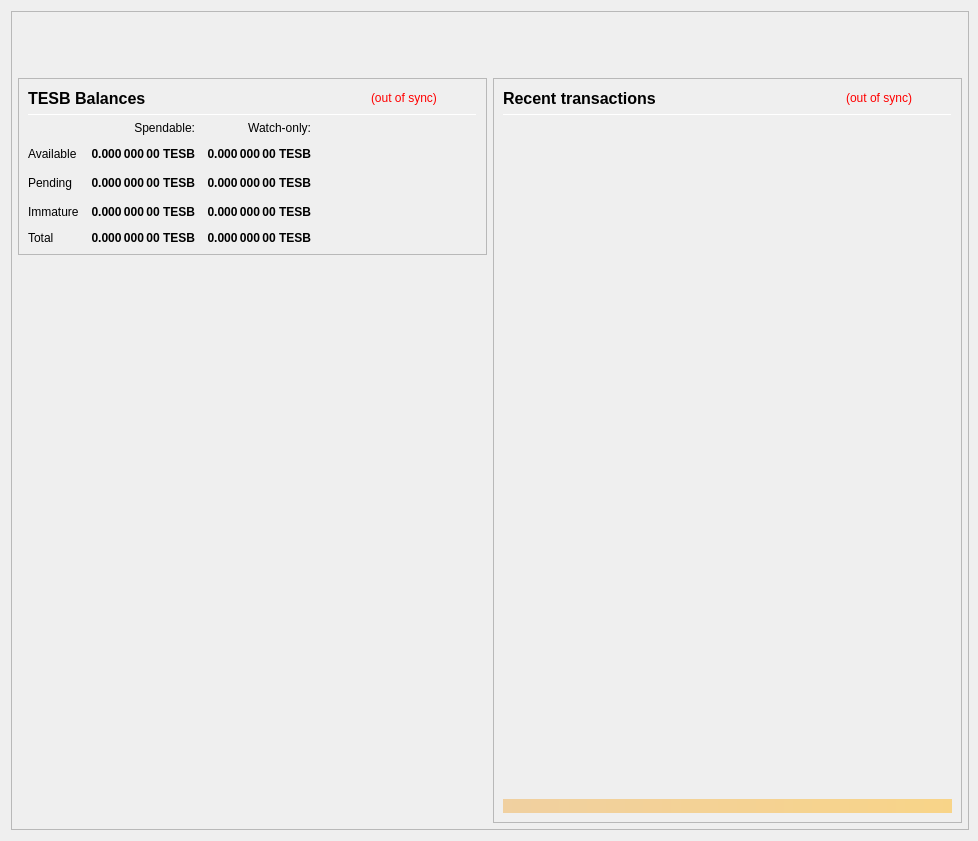
<?xml version="1.0" encoding="UTF-8"?>
<ui version="4.0">
 <class>OverviewPage</class>
 <widget class="QWidget" name="OverviewPage">
  <property name="geometry">
   <rect>
    <x>0</x>
    <y>0</y>
    <width>978</width>
    <height>841</height>
   </rect>
  </property>
  <property name="minimumSize">
   <size>
    <width>960</width>
    <height>682</height>
   </size>
  </property>
  <property name="font">
   <font>
    <weight>50</weight>
    <bold>false</bold>
   </font>
  </property>
  <property name="windowTitle">
   <string>Form</string>
  </property>
  <layout class="QVBoxLayout" name="topLayout" stretch="0">
   <property name="rightMargin">
    <number>9</number>
   </property>
   <item>
    <widget class="QFrame" name="frame_BG">
     <property name="minimumSize">
      <size>
       <width>850</width>
       <height>610</height>
      </size>
     </property>
     <property name="maximumSize">
      <size>
       <width>16777215</width>
       <height>16777215</height>
      </size>
     </property>
     <property name="frameShape">
      <enum>QFrame::StyledPanel</enum>
     </property>
     <property name="frameShadow">
      <enum>QFrame::Raised</enum>
     </property>
     <layout class="QVBoxLayout" name="verticalLayout_3" stretch="0">
      <property name="leftMargin">
       <number>0</number>
      </property>
      <property name="topMargin">
       <number>0</number>
      </property>
      <property name="rightMargin">
       <number>0</number>
      </property>
      <property name="bottomMargin">
       <number>6</number>
      </property>
      <item>
       <layout class="QVBoxLayout" name="verticalLayout_Master" stretch="0,1">
        <property name="leftMargin">
         <number>0</number>
        </property>
        <property name="topMargin">
         <number>0</number>
        </property>
        <property name="rightMargin">
         <number>0</number>
        </property>
        <property name="bottomMargin">
         <number>0</number>
        </property>
        <item>
         <widget class="QFrame" name="frame_Header">
          <layout class="QVBoxLayout" name="verticalLayout_Header" stretch="0">
           <property name="leftMargin">
            <number>0</number>
           </property>
           <property name="topMargin">
            <number>0</number>
           </property>
           <property name="rightMargin">
            <number>0</number>
           </property>
           <property name="bottomMargin">
            <number>0</number>
           </property>
           <item>
            <layout class="QHBoxLayout" name="horizontalLayout_Header" stretch="1,0">
             <property name="spacing">
              <number>6</number>
             </property>
             <item>
              <spacer name="horizontalSpacer_Header">
               <property name="orientation">
                <enum>Qt::Horizontal</enum>
               </property>
               <property name="sizeHint" stdset="0">
                <size>
                 <width>40</width>
                 <height>20</height>
                </size>
               </property>
              </spacer>
             </item>
             <item>
              <widget class="QLabel" name="labelOverviewHeaderRight">
               <property name="minimumSize">
                <size>
                 <width>464</width>
                 <height>60</height>
                </size>
               </property>
               <property name="maximumSize">
                <size>
                 <width>16777215</width>
                 <height>60</height>
                </size>
               </property>
               <property name="font">
                <font>
                 <pointsize>14</pointsize>
                </font>
               </property>
               <property name="text">
                <string/>
               </property>
               <property name="alignment">
                <set>Qt::AlignRight|Qt::AlignTrailing|Qt::AlignVCenter</set>
               </property>
              </widget>
             </item>
            </layout>
           </item>
          </layout>
         </widget>
        </item>
        <item>
         <widget class="QFrame" name="frame_Content">
          <layout class="QVBoxLayout" name="verticalLayout_Content">
           <property name="leftMargin">
            <number>6</number>
           </property>
           <property name="topMargin">
            <number>0</number>
           </property>
           <property name="rightMargin">
            <number>6</number>
           </property>
           <property name="bottomMargin">
            <number>0</number>
           </property>
           <item>
            <layout class="QHBoxLayout" name="horizontalLayout_Content" stretch="1,1">
             <property name="spacing">
              <number>6</number>
             </property>
             <item>
              <layout class="QVBoxLayout" name="verticalLayout_left" stretch="0,0">
               <item>
                <widget class="QFrame" name="frameBalances">
                 <property name="frameShape">
                  <enum>QFrame::StyledPanel</enum>
                 </property>
                 <property name="frameShadow">
                  <enum>QFrame::Raised</enum>
                 </property>
                 <layout class="QVBoxLayout" name="verticalLayout_4">
                  <item>
                   <layout class="QHBoxLayout" name="hlBalancesHeader" stretch="2,0,0">
                    <property name="spacing">
                     <number>6</number>
                    </property>
                    <item>
                     <widget class="QLabel" name="labelBalances">
                      <property name="minimumSize">
                       <size>
                        <width>0</width>
                        <height>0</height>
                       </size>
                      </property>
                      <property name="font">
                       <font>
                        <pointsize>12</pointsize>
                        <weight>75</weight>
                        <bold>true</bold>
                       </font>
                      </property>
                      <property name="text">
                       <string>TESB Balances</string>
                      </property>
                     </widget>
                    </item>
                    <item>
                     <widget class="QLabel" name="labelWalletStatus">
                      <property name="cursor">
                       <cursorShape>WhatsThisCursor</cursorShape>
                      </property>
                      <property name="toolTip">
                       <string>The displayed information may be out of date. Your wallet automatically synchronizes with the TesHub network after a connection is established, but this process has not completed yet.</string>
                      </property>
                      <property name="styleSheet">
                       <string notr="true">QLabel { color: red; }</string>
                      </property>
                      <property name="text">
                       <string notr="true">(out of sync)</string>
                      </property>
                      <property name="alignment">
                       <set>Qt::AlignLeading|Qt::AlignLeft|Qt::AlignVCenter</set>
                      </property>
                     </widget>
                    </item>
                    <item>
                     <spacer name="hsBalancesHeader">
                      <property name="orientation">
                       <enum>Qt::Horizontal</enum>
                      </property>
                      <property name="sizeHint" stdset="0">
                       <size>
                        <width>40</width>
                        <height>20</height>
                       </size>
                      </property>
                     </spacer>
                    </item>
                   </layout>
                  </item>
                  <item>
                   <widget class="Line" name="lineBalances">
                    <property name="minimumSize">
                     <size>
                      <width>0</width>
                      <height>1</height>
                     </size>
                    </property>
                    <property name="maximumSize">
                     <size>
                      <width>16777215</width>
                      <height>1</height>
                     </size>
                    </property>
                    <property name="orientation">
                     <enum>Qt::Horizontal</enum>
                    </property>
                   </widget>
                  </item>
                  <item>
                   <layout class="QGridLayout" name="gridLayout">
                    <property name="spacing">
                     <number>12</number>
                    </property>
                    <item row="2" column="2">
                     <widget class="QLabel" name="labelWatchPending">
                      <property name="font">
                       <font>
                        <weight>75</weight>
                        <bold>true</bold>
                       </font>
                      </property>
                      <property name="cursor">
                       <cursorShape>ArrowCursor</cursorShape>
                      </property>
                      <property name="toolTip">
                       <string>Unconfirmed transactions to watch-only addresses</string>
                      </property>
                      <property name="text">
                       <string notr="true">0.000 000 00 TESB</string>
                      </property>
                      <property name="alignment">
                       <set>Qt::AlignRight|Qt::AlignTrailing|Qt::AlignVCenter</set>
                      </property>
                      <property name="textInteractionFlags">
                       <set>Qt::NoTextInteraction</set>
                      </property>
                     </widget>
                    </item>
                    <item row="2" column="1">
                     <widget class="QLabel" name="labelUnconfirmed">
                      <property name="font">
                       <font>
                        <weight>75</weight>
                        <bold>true</bold>
                       </font>
                      </property>
                      <property name="cursor">
                       <cursorShape>ArrowCursor</cursorShape>
                      </property>
                      <property name="toolTip">
                       <string>Total of transactions that have yet to be confirmed, and do not yet count toward the spendable balance</string>
                      </property>
                      <property name="text">
                       <string notr="true">0.000 000 00 TESB</string>
                      </property>
                      <property name="alignment">
                       <set>Qt::AlignRight|Qt::AlignTrailing|Qt::AlignVCenter</set>
                      </property>
                      <property name="textInteractionFlags">
                       <set>Qt::NoTextInteraction</set>
                      </property>
                     </widget>
                    </item>
                    <item row="3" column="2">
                     <widget class="QLabel" name="labelWatchImmature">
                      <property name="font">
                       <font>
                        <weight>75</weight>
                        <bold>true</bold>
                       </font>
                      </property>
                      <property name="cursor">
                       <cursorShape>ArrowCursor</cursorShape>
                      </property>
                      <property name="toolTip">
                       <string>Staked or masternode rewards in watch-only addresses that has not yet matured</string>
                      </property>
                      <property name="text">
                       <string notr="true">0.000 000 00 TESB</string>
                      </property>
                      <property name="alignment">
                       <set>Qt::AlignRight|Qt::AlignTrailing|Qt::AlignVCenter</set>
                      </property>
                      <property name="textInteractionFlags">
                       <set>Qt::NoTextInteraction</set>
                      </property>
                     </widget>
                    </item>
                    <item row="4" column="0">
                     <widget class="QLabel" name="labelTotalText">
                      <property name="text">
                       <string>Total</string>
                      </property>
                      <property name="textInteractionFlags">
                       <set>Qt::NoTextInteraction</set>
                      </property>
                     </widget>
                    </item>
                    <item row="3" column="1">
                     <widget class="QLabel" name="labelImmature">
                      <property name="font">
                       <font>
                        <weight>75</weight>
                        <bold>true</bold>
                       </font>
                      </property>
                      <property name="cursor">
                       <cursorShape>ArrowCursor</cursorShape>
                      </property>
                      <property name="toolTip">
                       <string>Staked or masternode rewards that has not yet matured</string>
                      </property>
                      <property name="text">
                       <string notr="true">0.000 000 00 TESB</string>
                      </property>
                      <property name="alignment">
                       <set>Qt::AlignRight|Qt::AlignTrailing|Qt::AlignVCenter</set>
                      </property>
                      <property name="textInteractionFlags">
                       <set>Qt::NoTextInteraction</set>
                      </property>
                     </widget>
                    </item>
                    <item row="2" column="3">
                     <spacer name="hsBalances">
                      <property name="orientation">
                       <enum>Qt::Horizontal</enum>
                      </property>
                      <property name="sizeHint" stdset="0">
                       <size>
                        <width>40</width>
                        <height>20</height>
                       </size>
                      </property>
                     </spacer>
                    </item>
                    <item row="3" column="0">
                     <widget class="QLabel" name="labelImmatureText">
                      <property name="text">
                       <string>Immature</string>
                      </property>
                      <property name="textInteractionFlags">
                       <set>Qt::NoTextInteraction</set>
                      </property>
                     </widget>
                    </item>
                    <item row="4" column="1">
                     <widget class="QLabel" name="labelTotal">
                      <property name="font">
                       <font>
                        <weight>75</weight>
                        <bold>true</bold>
                       </font>
                      </property>
                      <property name="cursor">
                       <cursorShape>ArrowCursor</cursorShape>
                      </property>
                      <property name="toolTip">
                       <string>Your current total balance</string>
                      </property>
                      <property name="text">
                       <string notr="true">0.000 000 00 TESB</string>
                      </property>
                      <property name="alignment">
                       <set>Qt::AlignRight|Qt::AlignTrailing|Qt::AlignVCenter</set>
                      </property>
                      <property name="textInteractionFlags">
                       <set>Qt::NoTextInteraction</set>
                      </property>
                     </widget>
                    </item>
                    <item row="4" column="2">
                     <widget class="QLabel" name="labelWatchTotal">
                      <property name="font">
                       <font>
                        <weight>75</weight>
                        <bold>true</bold>
                       </font>
                      </property>
                      <property name="cursor">
                       <cursorShape>ArrowCursor</cursorShape>
                      </property>
                      <property name="toolTip">
                       <string>Current total balance in watch-only addresses</string>
                      </property>
                      <property name="text">
                       <string notr="true">0.000 000 00 TESB</string>
                      </property>
                      <property name="alignment">
                       <set>Qt::AlignRight|Qt::AlignTrailing|Qt::AlignVCenter</set>
                      </property>
                      <property name="textInteractionFlags">
                       <set>Qt::NoTextInteraction</set>
                      </property>
                     </widget>
                    </item>
                    <item row="0" column="2">
                     <widget class="QLabel" name="labelWatchonly">
                      <property name="text">
                       <string>Watch-only:</string>
                      </property>
                      <property name="alignment">
                       <set>Qt::AlignRight|Qt::AlignTrailing|Qt::AlignVCenter</set>
                      </property>
                     </widget>
                    </item>
                    <item row="1" column="0">
                     <widget class="QLabel" name="labelBalanceText">
                      <property name="text">
                       <string>Available</string>
                      </property>
                      <property name="textInteractionFlags">
                       <set>Qt::NoTextInteraction</set>
                      </property>
                     </widget>
                    </item>
                    <item row="1" column="1">
                     <widget class="QLabel" name="labelBalance">
                      <property name="font">
                       <font>
                        <weight>75</weight>
                        <bold>true</bold>
                       </font>
                      </property>
                      <property name="cursor">
                       <cursorShape>ArrowCursor</cursorShape>
                      </property>
                      <property name="toolTip">
                       <string>Your current spendable balance</string>
                      </property>
                      <property name="text">
                       <string notr="true">0.000 000 00 TESB</string>
                      </property>
                      <property name="alignment">
                       <set>Qt::AlignRight|Qt::AlignTrailing|Qt::AlignVCenter</set>
                      </property>
                      <property name="textInteractionFlags">
                       <set>Qt::NoTextInteraction</set>
                      </property>
                     </widget>
                    </item>
                    <item row="1" column="2">
                     <widget class="QLabel" name="labelWatchAvailable">
                      <property name="font">
                       <font>
                        <weight>75</weight>
                        <bold>true</bold>
                       </font>
                      </property>
                      <property name="cursor">
                       <cursorShape>ArrowCursor</cursorShape>
                      </property>
                      <property name="toolTip">
                       <string>Your current balance in watch-only addresses</string>
                      </property>
                      <property name="text">
                       <string notr="true">0.000 000 00 TESB</string>
                      </property>
                      <property name="alignment">
                       <set>Qt::AlignRight|Qt::AlignTrailing|Qt::AlignVCenter</set>
                      </property>
                      <property name="textInteractionFlags">
                       <set>Qt::NoTextInteraction</set>
                      </property>
                     </widget>
                    </item>
                    <item row="2" column="0">
                     <widget class="QLabel" name="labelPendingText">
                      <property name="text">
                       <string>Pending</string>
                      </property>
                      <property name="textInteractionFlags">
                       <set>Qt::NoTextInteraction</set>
                      </property>
                     </widget>
                    </item>
                    <item row="0" column="1">
                     <widget class="QLabel" name="labelSpendable">
                      <property name="text">
                       <string>Spendable:</string>
                      </property>
                      <property name="alignment">
                       <set>Qt::AlignRight|Qt::AlignTrailing|Qt::AlignVCenter</set>
                      </property>
                     </widget>
                    </item>
                   </layout>
                  </item>
                 </layout>
                </widget>
               </item>
               <item>
                <spacer name="verticalSpacer">
                 <property name="orientation">
                  <enum>Qt::Vertical</enum>
                 </property>
                 <property name="sizeHint" stdset="0">
                  <size>
                   <width>20</width>
                   <height>40</height>
                  </size>
                 </property>
                </spacer>
               </item>
              </layout>
             </item>
             <item>
              <layout class="QVBoxLayout" name="verticalLayout_right" stretch="1">
               <item>
                <widget class="QFrame" name="frame_RecentTransactions">
                 <property name="minimumSize">
                  <size>
                   <width>0</width>
                   <height>0</height>
                  </size>
                 </property>
                 <property name="frameShape">
                  <enum>QFrame::StyledPanel</enum>
                 </property>
                 <property name="frameShadow">
                  <enum>QFrame::Raised</enum>
                 </property>
                 <layout class="QVBoxLayout" name="verticalLayout_1" stretch="0,0,0,0,0">
                  <item>
                   <layout class="QHBoxLayout" name="horizontalLayout_2" stretch="2,0,0">
                    <property name="spacing">
                     <number>3</number>
                    </property>
                    <item>
                     <widget class="QLabel" name="label_4">
                      <property name="minimumSize">
                       <size>
                        <width>0</width>
                        <height>20</height>
                       </size>
                      </property>
                      <property name="font">
                       <font>
                        <pointsize>12</pointsize>
                        <weight>75</weight>
                        <bold>true</bold>
                       </font>
                      </property>
                      <property name="text">
                       <string>Recent transactions</string>
                      </property>
                     </widget>
                    </item>
                    <item>
                     <widget class="QLabel" name="labelTransactionsStatus">
                      <property name="cursor">
                       <cursorShape>WhatsThisCursor</cursorShape>
                      </property>
                      <property name="toolTip">
                       <string>The displayed information may be out of date. Your wallet automatically synchronizes with the TesHub network after a connection is established, but this process has not completed yet.</string>
                      </property>
                      <property name="styleSheet">
                       <string notr="true">QLabel { color: red; }</string>
                      </property>
                      <property name="text">
                       <string notr="true">(out of sync)</string>
                      </property>
                      <property name="alignment">
                       <set>Qt::AlignRight|Qt::AlignTrailing|Qt::AlignVCenter</set>
                      </property>
                     </widget>
                    </item>
                    <item>
                     <spacer name="horizontalSpacer">
                      <property name="orientation">
                       <enum>Qt::Horizontal</enum>
                      </property>
                      <property name="sizeHint" stdset="0">
                       <size>
                        <width>40</width>
                        <height>20</height>
                       </size>
                      </property>
                     </spacer>
                    </item>
                   </layout>
                  </item>
                  <item>
                   <widget class="Line" name="line">
                    <property name="minimumSize">
                     <size>
                      <width>0</width>
                      <height>1</height>
                     </size>
                    </property>
                    <property name="maximumSize">
                     <size>
                      <width>16777215</width>
                      <height>1</height>
                     </size>
                    </property>
                    <property name="orientation">
                     <enum>Qt::Horizontal</enum>
                    </property>
                   </widget>
                  </item>
                  <item>
                   <widget class="QListView" name="listTransactions">
                    <property name="minimumSize">
                     <size>
                      <width>0</width>
                      <height>0</height>
                     </size>
                    </property>
                    <property name="styleSheet">
                     <string notr="true">QListView { background: transparent; }</string>
                    </property>
                    <property name="frameShape">
                     <enum>QFrame::NoFrame</enum>
                    </property>
                    <property name="verticalScrollBarPolicy">
                     <enum>Qt::ScrollBarAlwaysOff</enum>
                    </property>
                    <property name="horizontalScrollBarPolicy">
                     <enum>Qt::ScrollBarAlwaysOff</enum>
                    </property>
                    <property name="selectionMode">
                     <enum>QAbstractItemView::NoSelection</enum>
                    </property>
                   </widget>
                  </item>
                  <item>
                   <spacer name="verticalSpacer_2">
                    <property name="orientation">
                     <enum>Qt::Vertical</enum>
                    </property>
                    <property name="sizeType">
                     <enum>QSizePolicy::Expanding</enum>
                    </property>
                    <property name="sizeHint" stdset="0">
                     <size>
                      <width>20</width>
                      <height>40</height>
                     </size>
                    </property>
                   </spacer>
                  </item>
                  <item>
                   <widget class="QLabel" name="labelAlerts">
                    <property name="maximumSize">
                     <size>
                      <width>16777215</width>
                      <height>16777215</height>
                     </size>
                    </property>
                    <property name="styleSheet">
                     <string notr="true">background-color: qlineargradient(x1: 0, y1: 0, x2: 1, y2: 0, stop:0 #F0D0A0, stop:1 #F8D488); color:#000000;</string>
                    </property>
                    <property name="text">
                     <string/>
                    </property>
                    <property name="wordWrap">
                     <bool>true</bool>
                    </property>
                    <property name="margin">
                     <number>3</number>
                    </property>
                   </widget>
                  </item>
                 </layout>
                </widget>
               </item>
              </layout>
             </item>
            </layout>
           </item>
          </layout>
         </widget>
        </item>
       </layout>
      </item>
     </layout>
    </widget>
   </item>
  </layout>
 </widget>
 <resources/>
 <connections/>
</ui>
